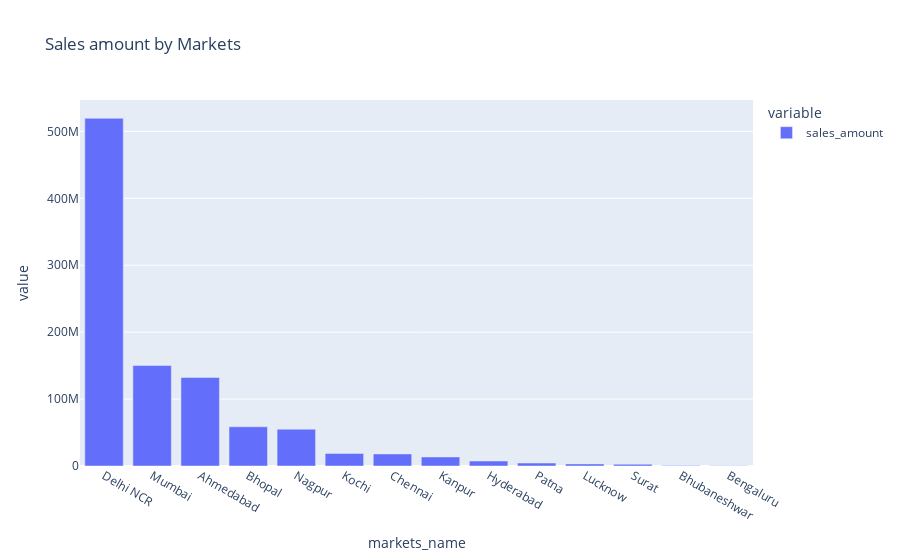

The code cell stored with this chart in its notebook:
### Code cell
#New dataframe sales grouped by markets
dff1 = df.groupby(["markets_name"]).sales_amount.sum().reset_index()
#print(dff1)

#sort 
dff1=dff1.sort_values(by=['sales_amount'])
#dff = dff.sort_values('sales_amount')

#plot yhe bars
fig = px.bar(dff1, x="markets_name", y=["sales_amount"], title="Sales amount by Markets")
fig['layout']['xaxis']['autorange'] = "reversed"

fig.show()

### Figure 1 — Plotly figure (JSON) as saved in the notebook; plotly's stock layout.template omitted (floating-point values rounded to 4 significant figures)
{"data": [{"alignmentgroup": "True", "hovertemplate": "variable=sales_amount<br>markets_name=%{x}<br>value=%{y}<extra></extra>", "legendgroup": "sales_amount", "marker": {"color": "#636efa", "pattern": {"shape": ""}}, "name": "sales_amount", "offsetgroup": "sales_amount", "orientation": "v", "showlegend": true, "textposition": "auto", "type": "bar", "x": ["Bengaluru", "Bhubaneshwar", "Surat", "Lucknow", "Patna", "Hyderabad", "Kanpur", "Chennai", "Kochi", "Nagpur", "Bhopal", "Ahmedabad", "Mumbai", "Delhi NCR"], "xaxis": "x", "y": [373115, 893857, 2605796, 3094007, 4428393, 7436823, 13582609, 18042702, 18813466, 55026321, 58609861, 132307441, 150084801, 519570356], "yaxis": "y"}], "layout": {"barmode": "relative", "legend": {"title": {"text": "variable"}, "tracegroupgap": 0}, "title": {"text": "Sales amount by Markets"}, "xaxis": {"anchor": "y", "autorange": "reversed", "domain": [0, 1], "title": {"text": "markets_name"}}, "yaxis": {"anchor": "x", "domain": [0, 1], "title": {"text": "value"}}}}
